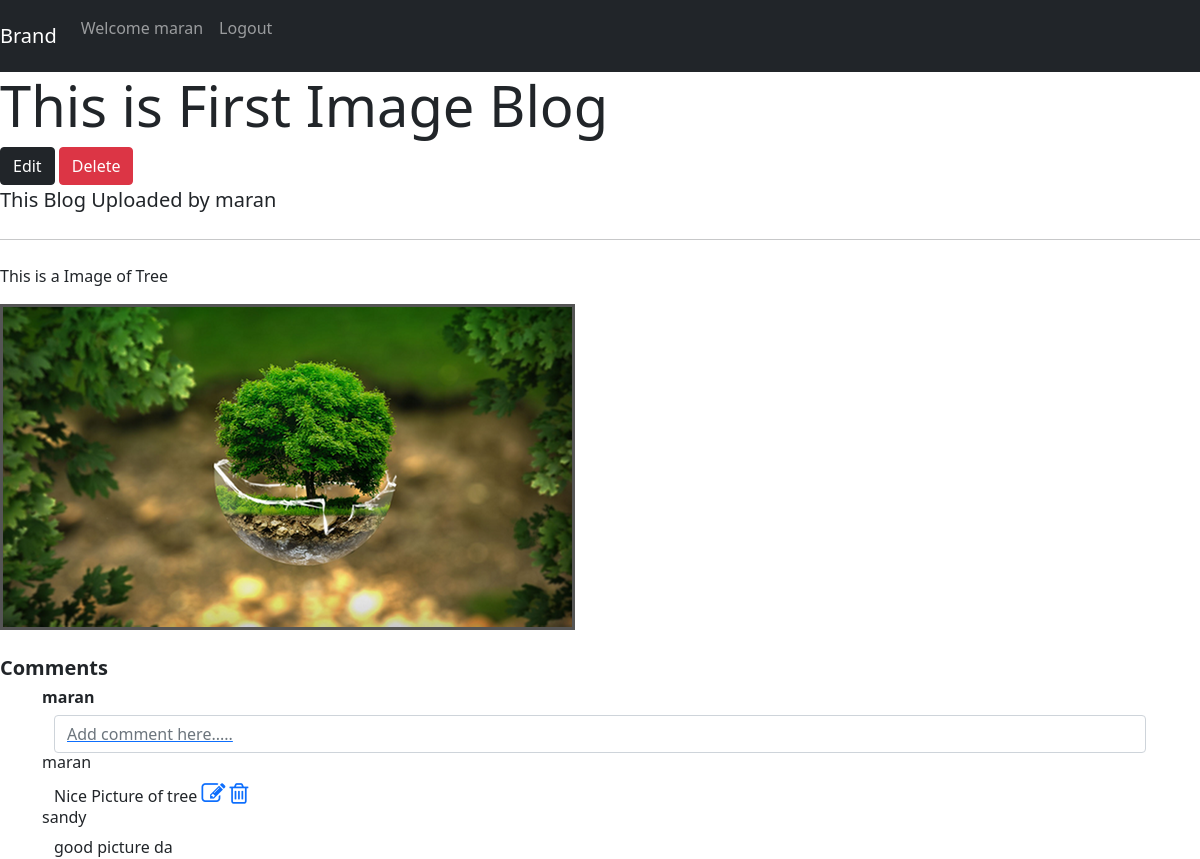
The app's page /blog/detailblog/2/ (signed in) with its own data.
### blog/models.py (models this page shows, shortened)
class Blog(models.Model):
    user = models.ForeignKey(User, on_delete=models.CASCADE, related_name='blo')
    title = models.CharField(max_length=264)
    post = models.TextField()
    Image = models.ImageField(upload_to='pics',blank = True)
    Video = models.FileField(upload_to ='vids',blank = True)
    audio = models.FileField(upload_to ='auds',blank = True)
    documents = models.FileField(upload_to ='docs',blank = True)

class Comments(models.Model):
    user = models.ForeignKey(User, on_delete=models.CASCADE, related_name='bol')
    blog = models.ForeignKey(Blog, on_delete=models.CASCADE, related_name='bok')
    comment = models.CharField(max_length=1000)

### blog/views.py (the view)
# urls.py: path('detailblog/<slug:pk>/', Detail.as_view(), name='detailblog'),
class Detail(LoginRequiredMixin,DetailView):
    model = Blog
    template_name = 'sim/detail.html'

### blog/templates/sim/detail.html (shortened to what this page needs)
{% extends 'sim/base.html' %}
{% block body_block %}
{% if user.is_authenticated %}
<div class="jumbotron">
  <h1 class="display-4">{{object.title}}</h1>{% if user == object.user%}<a href="{% url 'pu' pk=object.id %}"><input type="button" class="btn btn-dark" value="Edit"></a> <a href="{% url 'pd' pk=object.id %}"><input type="button" class="btn btn-danger" value="Delete"></a>{% endif %}
  <p class="lead">This Blog Uploaded by {{object.user}}</p>
  <hr class="my-4">
  {% if object.Image %}
  <p>{{object.post|slice:"0:55"}}</p>
  <p class="lead">
    <img src="{{ object.Image.url }}" alt="image broken" width=auto height=100%>
  </p>
  {% elif object.audio %}
  <p>{{object.post|slice:"0:55"}}</p>
    <audio controls>
      <source src="{{ object.audio.url }}" type="audio/ogg">
      </audio>
  {% elif object.documents %}
  <p>{{object.post|slice:"0:55"}}</p>
  <p class="lead">
    <a href="{{object.documents.url}}">{{object.documents}}</a>
  </p>
  {% else %}
  <p>{{object.post}}</p>
</div>
{% endif %}
<h5><b>Comments</b></h5>
<div class="container">
  <h6><b>{{user}}</b></h6>
  <div class="container">
    <a href="{% url 'cc' pk=user.id opk=object.id %}"><input type="text" class="form-control"placeholder="Add comment here....."></a>
  </div>
  {% for item in object.bok.all %}
  <h6>{{item.user}}</h6>
  <div class="container">
    {{item.comment}}{% if user == item.user %} <a href="{% url 'ec' pk=item.id %}"><i class="fa fa-edit" style="font-size:24px"></i></a> <a href="{% url 'dc' pk=item.id %}"><i class="fa fa-trash-o" style="font-size:24px"></i></a>{% endif %}
  </div>
  {% endfor %}
</div>
{% endif %}
{% endblock %}

### blog/templates/sim/base.html (shortened to what this page needs)
<!DOCTYPE html>
{% load static %}
<html lang="en" dir="ltr">
  <head>
    <link rel="stylesheet" href="https://cdn.jsdelivr.net/npm/bootstrap@5.1.3/dist/css/bootstrap.min.css">
    <link rel="stylesheet" href="{% static 'cloud.css' %}">
    <link rel="stylesheet" href="https://cdnjs.cloudflare.com/ajax/libs/font-awesome/4.7.0/css/font-awesome.min.css">
  </head>
  <body>
    {% if user.is_authenticated %}
    <nav class="navbar navbar-expand-lg navbar-dark bg-dark">
      <a class="navbar-brand" href="{% url 'homeblog' %}">Brand</a>
      <div class="collapse navbar-collapse" id="navbarSupportedContent">
        <ul class="navbar-nav mr-auto">
          <li class="nav-item">
            <p class="nav-link">Welcome {{user}}</p>
          </li>
          <li class="nav-item">
            <a class="nav-link" href="{% url 'outblog' %}">Logout</a>
          </li>
        </ul>
      </div>
    </nav>
    {% endif %}
    {% block body_block %}
    {% endblock %}
  </body>
</html>

### static/cloud.css (style rules this page uses)
img { border: 3px solid #555; margin-bottom: 10px; }

### records on screen
Blog: title "This is First Image Blog", user "maran", post "This is a Image of Tree", Image (picture)
Comments: user "maran", comment "Nice Picture of tree"
Comments: user "sandy", comment "good picture da"

### other values on screen
{{ user }} "maran"
